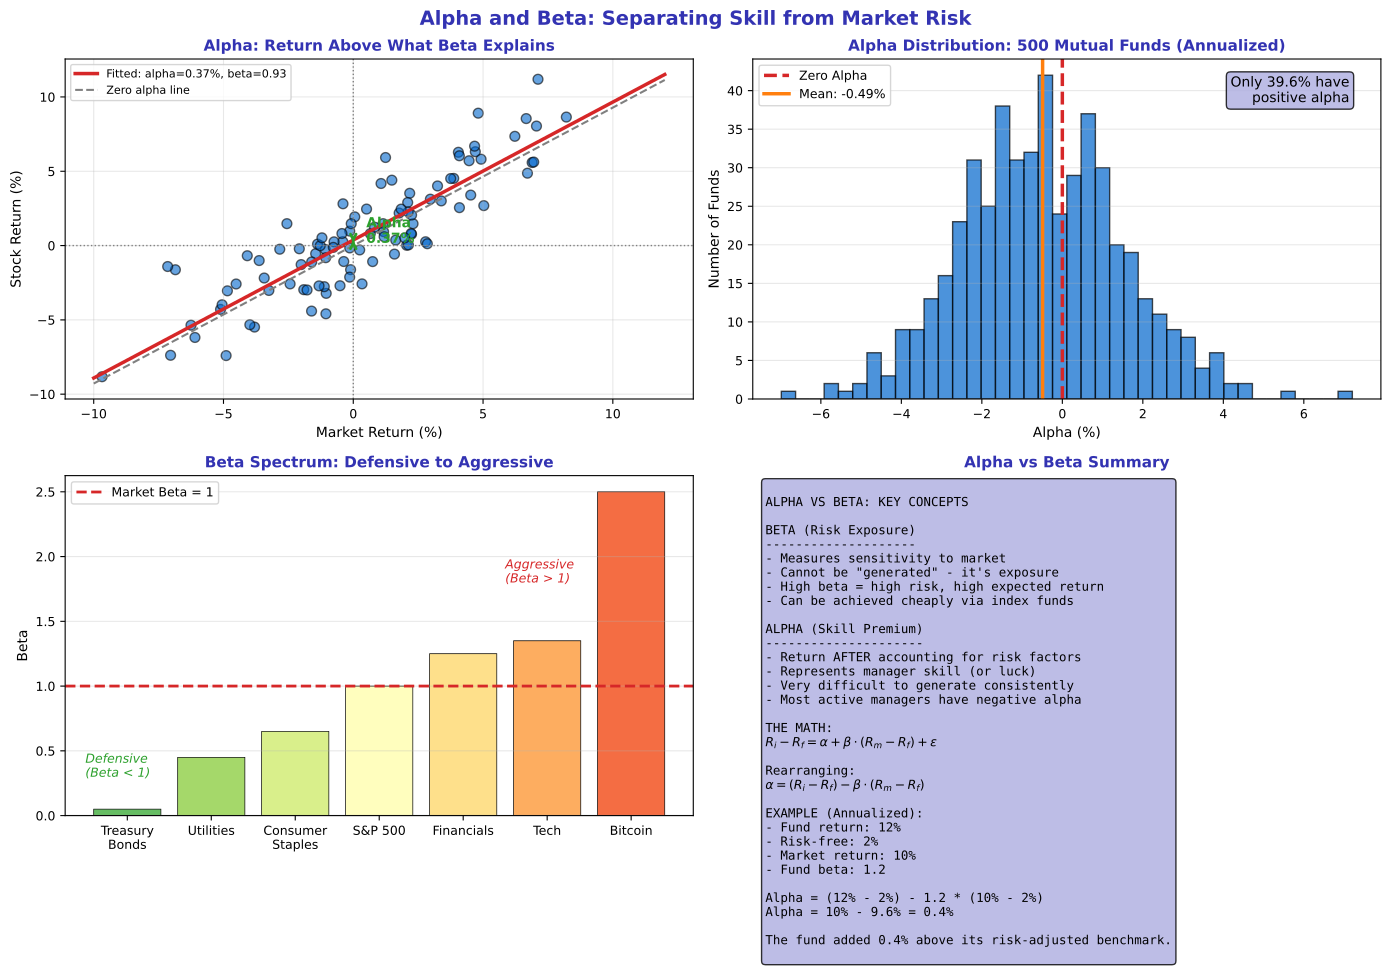

This chart was generated by the following Python code:
"""Alpha and Beta - Skill vs Risk"""
import matplotlib.pyplot as plt
import numpy as np
from pathlib import Path

plt.rcParams.update({
    'font.size': 10,
    'axes.labelsize': 10,
    'axes.titlesize': 11,
    'xtick.labelsize': 9,
    'ytick.labelsize': 9,
    'legend.fontsize': 9,
    'figure.figsize': (10, 6),
    'figure.dpi': 150
})

MLPURPLE = '#3333B2'
MLLAVENDER = '#ADADE0'
MLBLUE = '#0066CC'
MLORANGE = '#FF7F0E'
MLGREEN = '#2CA02C'
MLRED = '#D62728'

np.random.seed(42)

fig, axes = plt.subplots(2, 2, figsize=(14, 10))
fig.suptitle('Alpha and Beta: Separating Skill from Market Risk', fontsize=14, fontweight='bold', color=MLPURPLE)

# Plot 1: Alpha visualization
ax1 = axes[0, 0]

# Market returns
market_returns = np.random.normal(0.8, 4, 100)

# Stock with positive alpha
beta = 1.0
alpha = 0.3  # 0.3% per month excess return
stock_returns = alpha + beta * market_returns + np.random.normal(0, 2, 100)

ax1.scatter(market_returns, stock_returns, c=MLBLUE, s=50, alpha=0.6, edgecolors='black')

# Fit line
z = np.polyfit(market_returns, stock_returns, 1)
x_line = np.linspace(-10, 12, 100)
ax1.plot(x_line, np.poly1d(z)(x_line), color=MLRED, linewidth=2.5, label=f'Fitted: alpha={z[1]:.2f}%, beta={z[0]:.2f}')

# Zero-alpha line (pure beta)
ax1.plot(x_line, z[0] * x_line, color='gray', linewidth=1.5, linestyle='--', label='Zero alpha line')

# Highlight alpha
ax1.annotate('', xy=(0, z[1]), xytext=(0, 0),
             arrowprops=dict(arrowstyle='<->', color=MLGREEN, lw=2))
ax1.text(0.5, z[1]/2, f'Alpha\n{z[1]:.2f}%', fontsize=10, color=MLGREEN, fontweight='bold')

ax1.axhline(0, color='gray', linewidth=1, linestyle=':')
ax1.axvline(0, color='gray', linewidth=1, linestyle=':')

ax1.set_title('Alpha: Return Above What Beta Explains', fontsize=11, fontweight='bold', color=MLPURPLE)
ax1.set_xlabel('Market Return (%)', fontsize=10)
ax1.set_ylabel('Stock Return (%)', fontsize=10)
ax1.legend(fontsize=8)
ax1.grid(alpha=0.3)

# Plot 2: Alpha distribution across funds
ax2 = axes[0, 1]

# Simulated fund alphas (annualized)
n_funds = 500
fund_alphas = np.random.normal(-0.5, 2, n_funds)  # Most funds have negative alpha

ax2.hist(fund_alphas, bins=40, color=MLBLUE, edgecolor='black', alpha=0.7)
ax2.axvline(0, color=MLRED, linewidth=2.5, linestyle='--', label='Zero Alpha')
ax2.axvline(np.mean(fund_alphas), color=MLORANGE, linewidth=2.5, label=f'Mean: {np.mean(fund_alphas):.2f}%')

positive_alpha = np.sum(fund_alphas > 0) / len(fund_alphas) * 100

ax2.set_title('Alpha Distribution: 500 Mutual Funds (Annualized)', fontsize=11, fontweight='bold', color=MLPURPLE)
ax2.set_xlabel('Alpha (%)', fontsize=10)
ax2.set_ylabel('Number of Funds', fontsize=10)
ax2.legend(fontsize=9)
ax2.grid(alpha=0.3, axis='y')

ax2.text(0.95, 0.95, f'Only {positive_alpha:.1f}% have\npositive alpha',
         transform=ax2.transAxes, fontsize=10, va='top', ha='right',
         bbox=dict(boxstyle='round', facecolor=MLLAVENDER, alpha=0.8))

# Plot 3: Beta spectrum
ax3 = axes[1, 0]

assets = ['Treasury\nBonds', 'Utilities', 'Consumer\nStaples', 'S&P 500', 'Financials', 'Tech', 'Bitcoin']
betas = [0.05, 0.45, 0.65, 1.0, 1.25, 1.35, 2.5]

colors_gradient = plt.cm.RdYlGn_r(np.linspace(0.2, 0.8, len(assets)))
bars = ax3.bar(assets, betas, color=colors_gradient, edgecolor='black', linewidth=0.5)

ax3.axhline(1.0, color=MLRED, linewidth=2, linestyle='--', label='Market Beta = 1')
ax3.axhline(0, color='gray', linewidth=1)

ax3.set_title('Beta Spectrum: Defensive to Aggressive', fontsize=11, fontweight='bold', color=MLPURPLE)
ax3.set_ylabel('Beta', fontsize=10)
ax3.legend(fontsize=9)
ax3.grid(alpha=0.3, axis='y')

# Add zone labels
ax3.text(-0.5, 0.3, 'Defensive\n(Beta < 1)', fontsize=9, style='italic', color=MLGREEN)
ax3.text(4.5, 1.8, 'Aggressive\n(Beta > 1)', fontsize=9, style='italic', color=MLRED)

# Plot 4: Summary formulas
ax4 = axes[1, 1]
ax4.axis('off')

summary = r'''
ALPHA VS BETA: KEY CONCEPTS

BETA (Risk Exposure)
--------------------
- Measures sensitivity to market
- Cannot be "generated" - it's exposure
- High beta = high risk, high expected return
- Can be achieved cheaply via index funds

ALPHA (Skill Premium)
---------------------
- Return AFTER accounting for risk factors
- Represents manager skill (or luck)
- Very difficult to generate consistently
- Most active managers have negative alpha

THE MATH:
$R_i - R_f = \alpha + \beta \cdot (R_m - R_f) + \epsilon$

Rearranging:
$\alpha = (R_i - R_f) - \beta \cdot (R_m - R_f)$

EXAMPLE (Annualized):
- Fund return: 12%
- Risk-free: 2%
- Market return: 10%
- Fund beta: 1.2

Alpha = (12% - 2%) - 1.2 * (10% - 2%)
Alpha = 10% - 9.6% = 0.4%

The fund added 0.4% above its risk-adjusted benchmark.
'''

ax4.text(0.02, 0.98, summary, transform=ax4.transAxes, fontsize=9,
         verticalalignment='top', fontfamily='monospace',
         bbox=dict(boxstyle='round', facecolor=MLLAVENDER, alpha=0.8))
ax4.set_title('Alpha vs Beta Summary', fontsize=11, fontweight='bold', color=MLPURPLE)

plt.tight_layout()
plt.savefig(Path(__file__).parent / 'chart.pdf', dpi=300, bbox_inches='tight')
plt.close()
